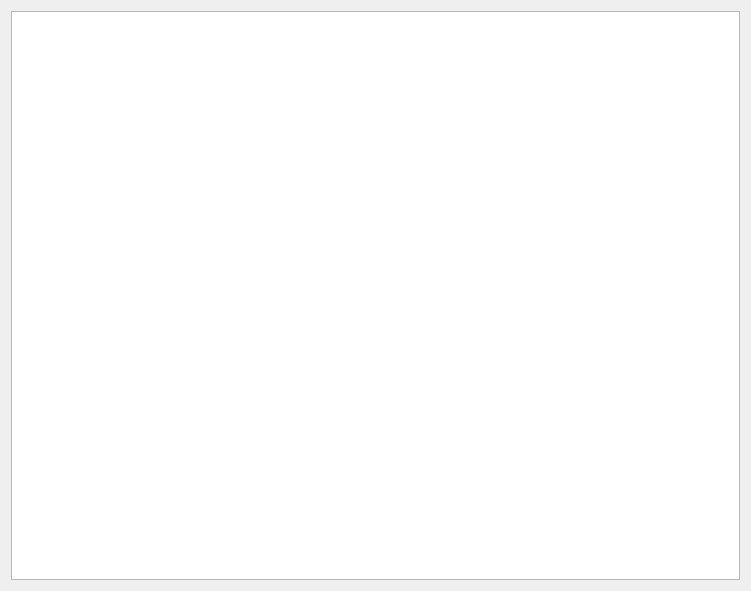
<?xml version="1.0" encoding="UTF-8"?>
<ui version="4.0">
 <class>Info</class>
 <widget class="QWidget" name="Info">
  <property name="geometry">
   <rect>
    <x>0</x>
    <y>0</y>
    <width>751</width>
    <height>591</height>
   </rect>
  </property>
  <property name="windowTitle">
   <string>Form</string>
  </property>
  <layout class="QVBoxLayout" name="verticalLayout">
   <item>
    <layout class="QHBoxLayout" name="horizontalLayout_3">
     <item>
      <layout class="QHBoxLayout" name="horizontalLayout"/>
     </item>
    </layout>
   </item>
   <item>
    <layout class="QHBoxLayout" name="horizontalLayout_10">
     <item>
      <widget class="QTableView" name="tableView"/>
     </item>
    </layout>
   </item>
  </layout>
 </widget>
 <resources/>
 <connections/>
</ui>
